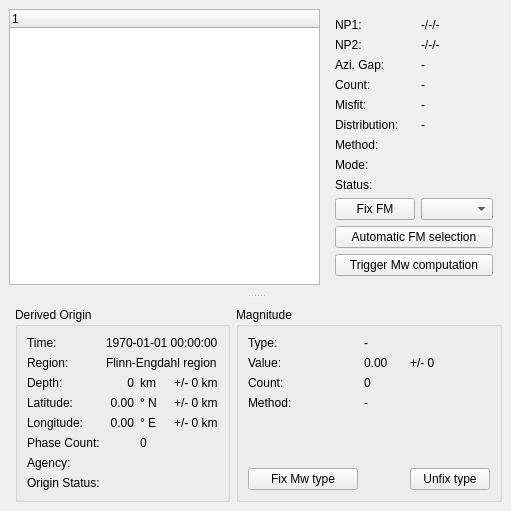
      <widget class="QSplitter" name="fmWidget" >
       <property name="orientation" >
        <enum>Qt::Vertical</enum>
       </property>
       <attribute name="title" >
        <string>Focal Mechanisms</string>
       </attribute>
       <widget class="QFrame" name="fmTop" >
        <layout class="QHBoxLayout" >
         <property name="margin" >
          <number>9</number>
         </property>
         <property name="spacing" >
          <number>6</number>
         </property>
         <item>
          <widget class="QTreeWidget" name="fmTree" >
           <property name="sizePolicy" >
            <sizepolicy>
             <hsizetype>7</hsizetype>
             <vsizetype>7</vsizetype>
             <horstretch>1</horstretch>
             <verstretch>0</verstretch>
            </sizepolicy>
           </property>
           <property name="alternatingRowColors" >
            <bool>true</bool>
           </property>
           <property name="rootIsDecorated" >
            <bool>false</bool>
           </property>
           <property name="uniformRowHeights" >
            <bool>true</bool>
           </property>
           <property name="itemsExpandable" >
            <bool>false</bool>
           </property>
          </widget>
         </item>
         <item>
          <widget class="QFrame" name="fmInfo" >
           <property name="sizePolicy" >
            <sizepolicy>
             <hsizetype>5</hsizetype>
             <vsizetype>5</vsizetype>
             <horstretch>0</horstretch>
             <verstretch>5</verstretch>
            </sizepolicy>
           </property>
           <property name="frameShape" >
            <enum>QFrame::NoFrame</enum>
           </property>
           <property name="frameShadow" >
            <enum>QFrame::Plain</enum>
           </property>
           <layout class="QGridLayout" >
            <property name="margin" >
             <number>9</number>
            </property>
            <property name="spacing" >
             <number>6</number>
            </property>
            <item row="8" column="1" colspan="3" >
             <widget class="QLabel" name="fmDist" >
              <property name="sizePolicy" >
               <sizepolicy>
                <hsizetype>13</hsizetype>
                <vsizetype>5</vsizetype>
                <horstretch>0</horstretch>
                <verstretch>0</verstretch>
               </sizepolicy>
              </property>
              <property name="toolTip" >
               <string>Station Distribution Ratio</string>
              </property>
              <property name="text" >
               <string>-</string>
              </property>
             </widget>
            </item>
            <item row="7" column="0" >
             <widget class="QLabel" name="fmMisfitL" >
              <property name="text" >
               <string>Misfit:</string>
              </property>
             </widget>
            </item>
            <item row="8" column="0" >
             <widget class="QLabel" name="fmDistL" >
              <property name="text" >
               <string>Distribution:</string>
              </property>
             </widget>
            </item>
            <item row="13" column="1" colspan="3" >
             <widget class="QComboBox" name="fmFixCombo" />
            </item>
            <item row="1" column="0" >
             <widget class="QLabel" name="fmNP2L" >
              <property name="text" >
               <string>NP2:</string>
              </property>
             </widget>
            </item>
            <item row="9" column="0" >
             <widget class="QLabel" name="fmMethodL" >
              <property name="text" >
               <string>Method:</string>
              </property>
             </widget>
            </item>
            <item row="6" column="0" >
             <widget class="QLabel" name="fmCountL" >
              <property name="text" >
               <string>Count:</string>
              </property>
             </widget>
            </item>
            <item row="12" column="0" >
             <spacer>
              <property name="orientation" >
               <enum>Qt::Vertical</enum>
              </property>
              <property name="sizeHint" >
               <size>
                <width>20</width>
                <height>50</height>
               </size>
              </property>
             </spacer>
            </item>
            <item row="13" column="0" >
             <widget class="QPushButton" name="fmFixButton" >
              <property name="text" >
               <string>Fix FM</string>
              </property>
             </widget>
            </item>
            <item row="5" column="1" colspan="3" >
             <widget class="QLabel" name="fmGap" >
              <property name="sizePolicy" >
               <sizepolicy>
                <hsizetype>13</hsizetype>
                <vsizetype>5</vsizetype>
                <horstretch>0</horstretch>
                <verstretch>0</verstretch>
               </sizepolicy>
              </property>
              <property name="toolTip" >
               <string>Azimuthal Gap</string>
              </property>
              <property name="text" >
               <string>-</string>
              </property>
             </widget>
            </item>
            <item row="1" column="1" colspan="3" >
             <widget class="QLabel" name="fmNP2" >
              <property name="sizePolicy" >
               <sizepolicy>
                <hsizetype>13</hsizetype>
                <vsizetype>5</vsizetype>
                <horstretch>0</horstretch>
                <verstretch>0</verstretch>
               </sizepolicy>
              </property>
              <property name="toolTip" >
               <string>Nodal Plane 2 (strike/dip/rake)</string>
              </property>
              <property name="text" >
               <string>-/-/-</string>
              </property>
             </widget>
            </item>
            <item row="10" column="1" colspan="3" >
             <widget class="QLabel" name="fmMode" >
              <property name="sizePolicy" >
               <sizepolicy>
                <hsizetype>13</hsizetype>
                <vsizetype>5</vsizetype>
                <horstretch>0</horstretch>
                <verstretch>0</verstretch>
               </sizepolicy>
              </property>
              <property name="toolTip" >
               <string>Evaluation Mode</string>
              </property>
              <property name="text" >
               <string/>
              </property>
             </widget>
            </item>
            <item row="11" column="1" colspan="3" >
             <widget class="QLabel" name="fmStatus" >
              <property name="sizePolicy" >
               <sizepolicy>
                <hsizetype>13</hsizetype>
                <vsizetype>5</vsizetype>
                <horstretch>0</horstretch>
                <verstretch>0</verstretch>
               </sizepolicy>
              </property>
              <property name="toolTip" >
               <string>Evaluation Status</string>
              </property>
              <property name="text" >
               <string/>
              </property>
             </widget>
            </item>
            <item row="5" column="0" >
             <widget class="QLabel" name="fmGapL" >
              <property name="text" >
               <string>Azi. Gap:</string>
              </property>
             </widget>
            </item>
            <item row="0" column="1" colspan="3" >
             <widget class="QLabel" name="fmNP1" >
              <property name="sizePolicy" >
               <sizepolicy>
                <hsizetype>13</hsizetype>
                <vsizetype>5</vsizetype>
                <horstretch>0</horstretch>
                <verstretch>0</verstretch>
               </sizepolicy>
              </property>
              <property name="toolTip" >
               <string>Nodal Plane 1 (strike/dip/rake)</string>
              </property>
              <property name="text" >
               <string>-/-/-</string>
              </property>
             </widget>
            </item>
            <item row="9" column="1" colspan="3" >
             <widget class="QLabel" name="fmMethod" >
              <property name="sizePolicy" >
               <sizepolicy>
                <hsizetype>13</hsizetype>
                <vsizetype>5</vsizetype>
                <horstretch>0</horstretch>
                <verstretch>0</verstretch>
               </sizepolicy>
              </property>
              <property name="toolTip" >
               <string>Method ID</string>
              </property>
              <property name="text" >
               <string/>
              </property>
             </widget>
            </item>
            <item row="14" column="0" colspan="4" >
             <widget class="QPushButton" name="fmAutoButton" >
              <property name="text" >
               <string>Automatic FM selection</string>
              </property>
             </widget>
            </item>
            <item row="7" column="1" colspan="3" >
             <widget class="QLabel" name="fmMisfit" >
              <property name="sizePolicy" >
               <sizepolicy>
                <hsizetype>13</hsizetype>
                <vsizetype>5</vsizetype>
                <horstretch>0</horstretch>
                <verstretch>0</verstretch>
               </sizepolicy>
              </property>
              <property name="toolTip" >
               <string>Misfit</string>
              </property>
              <property name="text" >
               <string>-</string>
              </property>
             </widget>
            </item>
            <item row="0" column="0" >
             <widget class="QLabel" name="fmNP1L" >
              <property name="text" >
               <string>NP1:</string>
              </property>
             </widget>
            </item>
            <item row="11" column="0" >
             <widget class="QLabel" name="fmStatusL" >
              <property name="text" >
               <string>Status:</string>
              </property>
             </widget>
            </item>
            <item row="10" column="0" >
             <widget class="QLabel" name="fmModeL" >
              <property name="text" >
               <string>Mode:</string>
              </property>
             </widget>
            </item>
            <item row="6" column="1" colspan="3" >
             <widget class="QLabel" name="fmCount" >
              <property name="sizePolicy" >
               <sizepolicy>
                <hsizetype>13</hsizetype>
                <vsizetype>5</vsizetype>
                <horstretch>0</horstretch>
                <verstretch>0</verstretch>
               </sizepolicy>
              </property>
              <property name="toolTip" >
               <string>Station Polarity Count</string>
              </property>
              <property name="text" >
               <string>-</string>
              </property>
             </widget>
            </item>
            <item row="15" column="0" colspan="4" >
             <widget class="QPushButton" name="fmTriggerButton" >
              <property name="text" >
               <string>Trigger Mw computation</string>
              </property>
             </widget>
            </item>
           </layout>
          </widget>
         </item>
        </layout>
       </widget>
       <widget class="QFrame" name="fmBottom" >
        <layout class="QHBoxLayout" >
         <property name="margin" >
          <number>9</number>
         </property>
         <property name="spacing" >
          <number>6</number>
         </property>
         <item>
          <widget class="QFrame" name="fmMap" >
           <property name="sizePolicy" >
            <sizepolicy>
             <hsizetype>7</hsizetype>
             <vsizetype>5</vsizetype>
             <horstretch>1</horstretch>
             <verstretch>0</verstretch>
            </sizepolicy>
           </property>
           <property name="frameShape" >
            <enum>QFrame::StyledPanel</enum>
           </property>
           <property name="frameShadow" >
            <enum>QFrame::Raised</enum>
           </property>
          </widget>
         </item>
         <item>
          <widget class="QGroupBox" name="mtOriginInfo" >
           <property name="title" >
            <string>Derived Origin</string>
           </property>
           <layout class="QGridLayout" >
            <property name="margin" >
             <number>9</number>
            </property>
            <property name="spacing" >
             <number>6</number>
            </property>
            <item row="6" column="0" >
             <widget class="QLabel" name="mtOriginPhasesL" >
              <property name="text" >
               <string>Phase Count:</string>
              </property>
              <property name="alignment" >
               <set>Qt::AlignLeading|Qt::AlignLeft|Qt::AlignVCenter</set>
              </property>
             </widget>
            </item>
            <item row="2" column="1" >
             <widget class="QLabel" name="mtOriginDepth" >
              <property name="text" >
               <string>0</string>
              </property>
              <property name="alignment" >
               <set>Qt::AlignRight|Qt::AlignTrailing|Qt::AlignVCenter</set>
              </property>
             </widget>
            </item>
            <item row="2" column="0" >
             <widget class="QLabel" name="mtOriginDepthL" >
              <property name="sizePolicy" >
               <sizepolicy>
                <hsizetype>5</hsizetype>
                <vsizetype>5</vsizetype>
                <horstretch>0</horstretch>
                <verstretch>0</verstretch>
               </sizepolicy>
              </property>
              <property name="text" >
               <string>Depth:</string>
              </property>
              <property name="alignment" >
               <set>Qt::AlignLeading|Qt::AlignLeft|Qt::AlignVCenter</set>
              </property>
             </widget>
            </item>
            <item row="3" column="2" >
             <widget class="QLabel" name="mtOriginLatUnit" >
              <property name="sizePolicy" >
               <sizepolicy>
                <hsizetype>5</hsizetype>
                <vsizetype>5</vsizetype>
                <horstretch>0</horstretch>
                <verstretch>0</verstretch>
               </sizepolicy>
              </property>
              <property name="text" >
               <string>° N</string>
              </property>
              <property name="alignment" >
               <set>Qt::AlignLeading|Qt::AlignLeft|Qt::AlignVCenter</set>
              </property>
             </widget>
            </item>
            <item row="1" column="0" >
             <widget class="QLabel" name="mtOriginRegionL" >
              <property name="text" >
               <string>Region:</string>
              </property>
             </widget>
            </item>
            <item row="2" column="3" >
             <widget class="QLabel" name="mtOriginDepthError" >
              <property name="text" >
               <string>+/- 0 km</string>
              </property>
              <property name="alignment" >
               <set>Qt::AlignLeading|Qt::AlignLeft|Qt::AlignVCenter</set>
              </property>
             </widget>
            </item>
            <item row="8" column="0" >
             <widget class="QLabel" name="mtOriginAgencyL" >
              <property name="text" >
               <string>Agency:</string>
              </property>
              <property name="alignment" >
               <set>Qt::AlignLeading|Qt::AlignLeft|Qt::AlignVCenter</set>
              </property>
             </widget>
            </item>
            <item row="4" column="1" >
             <widget class="QLabel" name="mtOriginLon" >
              <property name="text" >
               <string>0.00</string>
              </property>
              <property name="alignment" >
               <set>Qt::AlignRight|Qt::AlignTrailing|Qt::AlignVCenter</set>
              </property>
             </widget>
            </item>
            <item row="3" column="0" >
             <widget class="QLabel" name="mtOriginLatL" >
              <property name="sizePolicy" >
               <sizepolicy>
                <hsizetype>5</hsizetype>
                <vsizetype>5</vsizetype>
                <horstretch>0</horstretch>
                <verstretch>0</verstretch>
               </sizepolicy>
              </property>
              <property name="text" >
               <string>Latitude:</string>
              </property>
              <property name="alignment" >
               <set>Qt::AlignLeading|Qt::AlignLeft|Qt::AlignVCenter</set>
              </property>
             </widget>
            </item>
            <item row="6" column="2" colspan="2" >
             <widget class="QLabel" name="mtOriginPhases" >
              <property name="text" >
               <string>0</string>
              </property>
              <property name="alignment" >
               <set>Qt::AlignLeading|Qt::AlignLeft|Qt::AlignVCenter</set>
              </property>
             </widget>
            </item>
            <item row="0" column="0" >
             <widget class="QLabel" name="mtOriginTimeL" >
              <property name="text" >
               <string>Time:</string>
              </property>
             </widget>
            </item>
            <item row="0" column="1" colspan="3" >
             <widget class="QLabel" name="mtOriginTime" >
              <property name="text" >
               <string>1970-01-01 00:00:00</string>
              </property>
             </widget>
            </item>
            <item row="1" column="1" colspan="3" >
             <widget class="QLabel" name="mtOriginRegion" >
              <property name="sizePolicy" >
               <sizepolicy>
                <hsizetype>13</hsizetype>
                <vsizetype>5</vsizetype>
                <horstretch>0</horstretch>
                <verstretch>0</verstretch>
               </sizepolicy>
              </property>
              <property name="text" >
               <string>Flinn-Engdahl region</string>
              </property>
             </widget>
            </item>
            <item row="8" column="2" colspan="2" >
             <widget class="QLabel" name="mtOriginAgency" >
              <property name="text" >
               <string/>
              </property>
              <property name="alignment" >
               <set>Qt::AlignLeading|Qt::AlignLeft|Qt::AlignVCenter</set>
              </property>
             </widget>
            </item>
            <item row="9" column="0" >
             <widget class="QLabel" name="mtOriginStatusL" >
              <property name="text" >
               <string>Origin Status:</string>
              </property>
              <property name="alignment" >
               <set>Qt::AlignLeading|Qt::AlignLeft|Qt::AlignVCenter</set>
              </property>
             </widget>
            </item>
            <item row="3" column="1" >
             <widget class="QLabel" name="mtOriginLat" >
              <property name="sizePolicy" >
               <sizepolicy>
                <hsizetype>5</hsizetype>
                <vsizetype>5</vsizetype>
                <horstretch>0</horstretch>
                <verstretch>0</verstretch>
               </sizepolicy>
              </property>
              <property name="text" >
               <string>0.00</string>
              </property>
              <property name="alignment" >
               <set>Qt::AlignRight|Qt::AlignTrailing|Qt::AlignVCenter</set>
              </property>
             </widget>
            </item>
            <item row="2" column="2" >
             <widget class="QLabel" name="mtOriginDepthUnit" >
              <property name="text" >
               <string>km</string>
              </property>
              <property name="alignment" >
               <set>Qt::AlignLeading|Qt::AlignLeft|Qt::AlignVCenter</set>
              </property>
             </widget>
            </item>
            <item row="3" column="3" >
             <widget class="QLabel" name="mtOriginLatError" >
              <property name="sizePolicy" >
               <sizepolicy>
                <hsizetype>5</hsizetype>
                <vsizetype>5</vsizetype>
                <horstretch>0</horstretch>
                <verstretch>0</verstretch>
               </sizepolicy>
              </property>
              <property name="text" >
               <string>+/- 0 km</string>
              </property>
              <property name="alignment" >
               <set>Qt::AlignLeading|Qt::AlignLeft|Qt::AlignVCenter</set>
              </property>
             </widget>
            </item>
            <item row="4" column="0" >
             <widget class="QLabel" name="mtOriginLonL" >
              <property name="text" >
               <string>Longitude:</string>
              </property>
              <property name="alignment" >
               <set>Qt::AlignLeading|Qt::AlignLeft|Qt::AlignVCenter</set>
              </property>
             </widget>
            </item>
            <item row="9" column="2" colspan="2" >
             <widget class="QLabel" name="mtOriginStatus" >
              <property name="text" >
               <string/>
              </property>
              <property name="alignment" >
               <set>Qt::AlignLeading|Qt::AlignLeft|Qt::AlignVCenter</set>
              </property>
             </widget>
            </item>
            <item row="4" column="2" >
             <widget class="QLabel" name="mtOriginLonUnit" >
              <property name="text" >
               <string>° E</string>
              </property>
              <property name="alignment" >
               <set>Qt::AlignLeading|Qt::AlignLeft|Qt::AlignVCenter</set>
              </property>
             </widget>
            </item>
            <item row="4" column="3" >
             <widget class="QLabel" name="mtOriginLonError" >
              <property name="text" >
               <string>+/- 0 km</string>
              </property>
              <property name="alignment" >
               <set>Qt::AlignLeading|Qt::AlignLeft|Qt::AlignVCenter</set>
              </property>
             </widget>
            </item>
            <item row="10" column="0" >
             <spacer>
              <property name="orientation" >
               <enum>Qt::Vertical</enum>
              </property>
              <property name="sizeHint" >
               <size>
                <width>20</width>
                <height>40</height>
               </size>
              </property>
             </spacer>
            </item>
           </layout>
          </widget>
         </item>
         <item>
          <widget class="QGroupBox" name="mtMagInfo" >
           <property name="sizePolicy" >
            <sizepolicy>
             <hsizetype>5</hsizetype>
             <vsizetype>5</vsizetype>
             <horstretch>0</horstretch>
             <verstretch>5</verstretch>
            </sizepolicy>
           </property>
           <property name="title" >
            <string>Magnitude</string>
           </property>
           <layout class="QGridLayout" >
            <property name="margin" >
             <number>9</number>
            </property>
            <property name="spacing" >
             <number>6</number>
            </property>
            <item row="0" column="0" >
             <widget class="QLabel" name="mtMagTypeL" >
              <property name="sizePolicy" >
               <sizepolicy>
                <hsizetype>5</hsizetype>
                <vsizetype>5</vsizetype>
                <horstretch>0</horstretch>
                <verstretch>0</verstretch>
               </sizepolicy>
              </property>
              <property name="text" >
               <string>Type:</string>
              </property>
              <property name="alignment" >
               <set>Qt::AlignLeading|Qt::AlignLeft|Qt::AlignVCenter</set>
              </property>
             </widget>
            </item>
            <item row="3" column="1" colspan="2" >
             <widget class="QLabel" name="mtMagMethod" >
              <property name="sizePolicy" >
               <sizepolicy>
                <hsizetype>13</hsizetype>
                <vsizetype>5</vsizetype>
                <horstretch>0</horstretch>
                <verstretch>0</verstretch>
               </sizepolicy>
              </property>
              <property name="text" >
               <string>-</string>
              </property>
              <property name="alignment" >
               <set>Qt::AlignLeading|Qt::AlignLeft|Qt::AlignVCenter</set>
              </property>
             </widget>
            </item>
            <item row="2" column="1" colspan="2" >
             <widget class="QLabel" name="mtMagCount" >
              <property name="text" >
               <string>0</string>
              </property>
             </widget>
            </item>
            <item row="1" column="2" >
             <widget class="QLabel" name="mtMagError" >
              <property name="sizePolicy" >
               <sizepolicy>
                <hsizetype>5</hsizetype>
                <vsizetype>5</vsizetype>
                <horstretch>0</horstretch>
                <verstretch>0</verstretch>
               </sizepolicy>
              </property>
              <property name="text" >
               <string>+/- 0</string>
              </property>
              <property name="alignment" >
               <set>Qt::AlignLeading|Qt::AlignLeft|Qt::AlignVCenter</set>
              </property>
             </widget>
            </item>
            <item row="5" column="1" >
             <spacer>
              <property name="orientation" >
               <enum>Qt::Horizontal</enum>
              </property>
              <property name="sizeHint" >
               <size>
                <width>40</width>
                <height>20</height>
               </size>
              </property>
             </spacer>
            </item>
            <item row="4" column="0" >
             <spacer>
              <property name="orientation" >
               <enum>Qt::Vertical</enum>
              </property>
              <property name="sizeType" >
               <enum>QSizePolicy::Expanding</enum>
              </property>
              <property name="sizeHint" >
               <size>
                <width>110</width>
                <height>0</height>
               </size>
              </property>
             </spacer>
            </item>
            <item row="2" column="0" >
             <widget class="QLabel" name="mtMagCountL" >
              <property name="text" >
               <string>Count:</string>
              </property>
              <property name="alignment" >
               <set>Qt::AlignLeading|Qt::AlignLeft|Qt::AlignVCenter</set>
              </property>
             </widget>
            </item>
            <item row="5" column="2" >
             <widget class="QPushButton" name="buttonReleaseMw" >
              <property name="toolTip" >
               <string>Unfixes a previously fixed moment magnitude as preferred magnitude and lets scevent decide which magnitude (part of the preferred origin) to set preferred.</string>
              </property>
              <property name="text" >
               <string>Unfix type</string>
              </property>
             </widget>
            </item>
            <item row="3" column="0" >
             <widget class="QLabel" name="mtMagMethodL" >
              <property name="text" >
               <string>Method:</string>
              </property>
              <property name="alignment" >
               <set>Qt::AlignLeading|Qt::AlignLeft|Qt::AlignVCenter</set>
              </property>
             </widget>
            </item>
            <item row="1" column="0" >
             <widget class="QLabel" name="mtMagL" >
              <property name="sizePolicy" >
               <sizepolicy>
                <hsizetype>5</hsizetype>
                <vsizetype>5</vsizetype>
                <horstretch>0</horstretch>
                <verstretch>0</verstretch>
               </sizepolicy>
              </property>
              <property name="text" >
               <string>Value:</string>
              </property>
              <property name="alignment" >
               <set>Qt::AlignLeading|Qt::AlignLeft|Qt::AlignVCenter</set>
              </property>
             </widget>
            </item>
            <item row="1" column="1" >
             <widget class="QLabel" name="mtMag" >
              <property name="sizePolicy" >
               <sizepolicy>
                <hsizetype>5</hsizetype>
                <vsizetype>5</vsizetype>
                <horstretch>0</horstretch>
                <verstretch>0</verstretch>
               </sizepolicy>
              </property>
              <property name="text" >
               <string>0.00</string>
              </property>
             </widget>
            </item>
            <item row="0" column="1" colspan="2" >
             <widget class="QLabel" name="mtMagType" >
              <property name="text" >
               <string>-</string>
              </property>
             </widget>
            </item>
            <item row="5" column="0" >
             <widget class="QPushButton" name="buttonFixMw" >
              <property name="toolTip" >
               <string>Fixes the moment magnitude of the current preferred focal mechanism as preferred magnitude if available.</string>
              </property>
              <property name="text" >
               <string>Fix Mw type</string>
              </property>
             </widget>
            </item>
           </layout>
          </widget>
         </item>
        </layout>
       </widget>
      </widget>
